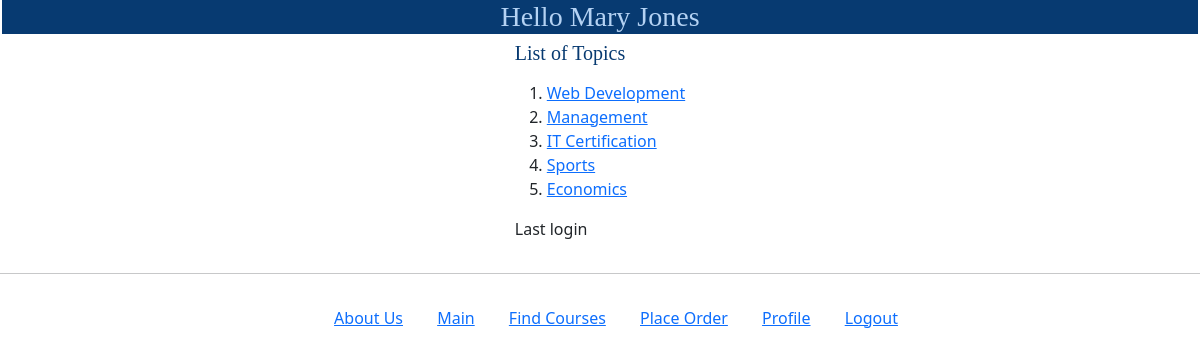
The app's page /myapp/ (signed in) with its own data.
### myapp/models.py (models this page shows, shortened)
class Topic(models.Model):
    name = models.CharField(max_length=200)
    length = models.IntegerField(default=12, blank=False)

### myapp/views.py (the view)
# urls.py: path(r'', views.index, name='index'),
def index(request):
    top_list = Topic.objects.all().order_by('id')[:10]
    login_time = request.session.get('last_login', 'over 1 hour ago')
    return render(request, 'myapp/index.html', {'top_list': top_list, 'name': request.user})

### templates/myapp/index.html
{% extends 'myapp/base.html' %}
<h3>{% block myhdg %}Hello {{request.user.first_name}} {{ request.user.last_name }} {% endblock %}</h3>
{% block body_block%}
    <div class="container">
    <div class="row justify-content-md-center">
       <div class="col-md-auto">
       </div>
        <div class="col-md-auto">
            {% if top_list %}
            <p class="myheading">List of Topics</p>
            <ol>
                {% for top in top_list %}
                    <li><a href="{{ forloop.counter }} "> {{ top.name }}</a> </li>
                {% endfor %}
            </ol>
            {% else %}
                <strong>There are no available topics!</strong>
            {% endif %}
            <p>Last login {{ last_login }}</p>
       </div>
        <div class="col-md-auto">
       </div>
    </div>
    </div>
{% endblock %}

### myapp/static/myapp/style.css (style rules this page uses)
html { font-family:Poppins; }
.myheading { color:#073A71; font: normal normal normal 20px Poppins; }

### records on screen
Topic: name "Web Development"
Topic: name "Management"
Topic: name "IT Certification"
Topic: name "Sports"
Topic: name "Economics"

### other values on screen
{{ request.user.first_name }} "Mary"
{{ request.user.last_name }} "Jones"
